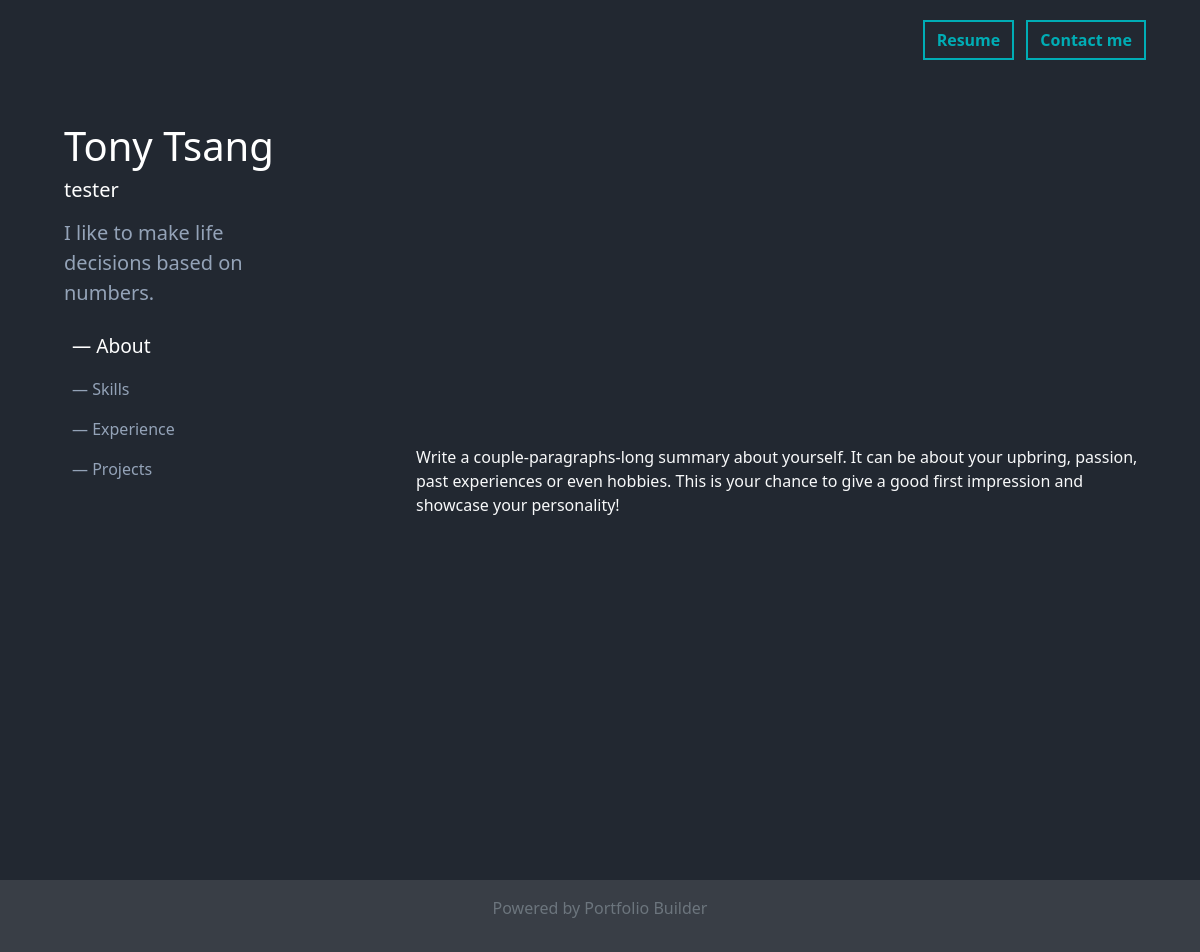
Page /portfolio/tester1234 on the committed database.
### tables this page shows
CREATE TABLE "users"(
    "id" INTEGER PRIMARY KEY AUTOINCREMENT,
    "username" TEXT NOT NULL UNIQUE,
    "password_hash" TEXT NOT NULL,
    "first_name" TEXT NOT NULL,
    "last_name" TEXT NOT NULL,
    "email" TEXT NOT NULL UNIQUE,
    "role" TEXT NOT NULL,
    "headline" TEXT NOT NULL,
    "resume" TEXT
);

CREATE TABLE "about"(
    "user_id" INTEGER PRIMARY KEY,
    "about_me" TEXT,
    FOREIGN KEY ("user_id") REFERENCES "users" ("id")
);

### webapp_prototype/portfolio/routes.py (the view)
@app.route('/portfolio/<username>')
def portfolio(username):
    sql = "SELECT * FROM users JOIN about ON users.id = about.user_id WHERE users.username = :username"
    sql_q = text(sql)
    with db.engine.connect() as connection:
        user = connection.execute(sql_q, {'username': username}).fetchone()
    if not user:
        abort(404, description="User not found")
    user_id = user.id
    sql = "SELECT * FROM tasks WHERE user_id = :user_id"
    sql_q = text(sql)
    with db.engine.connect() as connection:
        user_tasks = connection.execute(sql_q, {'user_id': user_id}).fetchall()
    sql = "SELECT * FROM experience WHERE user_id = :user_id"
    sql_q = text(sql)
    with db.engine.connect() as connection:
        result = connection.execute(sql_q, {'user_id': user_id}).fetchall()
    if result:
        user_experience_list = [
            {
                "experience_id": row.experience_id,
                "start_date": row.start_date,
                "end_date": row.end_date,
                "employer": row.employer,
                "role": row.role,
                "description": row.description,
                "tags": row.tags.split(',') if row.tags else [],
                "start_date_formatted": datetime.strptime(row.start_date, "%Y-%m").strftime("%b-%Y").upper(),
                "end_date_formatted": datetime.strptime(row.end_date, "%Y-%m").strftime("%b-%Y").upper() if row.end_date != 'CURRENT' else row.end_date,
            }
            for row in result
        ]
    else:
        user_experience_list = None
    sql = "SELECT * FROM projects WHERE user_id = :user_id ORDER BY sort_order, project_id"
    sql_q = text(sql)
    with db.engine.connect() as connection:
        user_projects = connection.execute(sql_q, {'user_id': user_id}).fetchall()
    return render_template('portfolio.html', user=user, user_tasks=user_tasks, user_experience_list=user_experience_list, user_projects=user_projects)

### webapp_prototype/portfolio/templates/portfolio.html (shortened to what this page needs)
<!DOCTYPE html>
<html>
<head>
  <link href="https://cdn.jsdelivr.net/npm/bootstrap@5.3.3/dist/css/bootstrap.min.css" rel="stylesheet">
  <link href="https://cdn.jsdelivr.net/npm/quill@2.0.3/dist/quill.snow.css" rel="stylesheet" />
  <link rel="stylesheet" type="text/css" href="{{url_for('static',filename='css/style.css')}}">
</head>
<body>
    <div class="port-container d-flex flex-row-reverse">
            <span><a href="mailto:{{user.email}}" class="contact-btn btn">Contact me</a></span>
            {% if user.resume %}
                <span><a href="{{url_for('static',filename='uploads/' + user.resume)}}" class="contact-btn btn" target="_blank">Resume</a></span>
            {% endif %}
    </div>
    <div class="port-container container-xxl d-flex flex-md-row flex-column">
        <div class="col-md-4 col-12 sticky-header">
            <header class="port-user-info p-3">
                <div class="port-intro">
                    <h1 class="port-name text-white">{{user.first_name}} {{user.last_name}}</h1>
                    <h5 class="port-role text-white">{{user.role}}</h5>
                    <p class="lead port-headline">
                        {{user.headline}}
                    </p>
                </div>
                <nav class="port-nav">
                    <ul class="nav col-12 col-lg-auto me-lg-auto mb-md-0 d-flex flex-row flex-md-column mb-3">
                        <li><a href="#about" class="nav-link px-2 port-nav-link active">— About</a></li>
                        <li><a href="#skills" class="nav-link px-2 port-nav-link">— Skills</a></li>
                        <li><a href="#exp" class="nav-link px-2 port-nav-link">— Experience</a></li>
                        <li><a href="#proj" class="nav-link px-2 port-nav-link">— Projects</a></li>
                    </ul>
                </nav>
            </header>
        </div>
        <main class="col-md-8 col-12 port-main">
            <div class="row g-2">
                <section class="port-about text-light" id="about">
                    {{user.about_me|safe}}
                </section>
        </main>
    </div>
    <footer class="py-3 port-footer">
        <p class="text-center text-secondary">Powered by Portfolio Builder</p>
    </footer>
</body>
</html>

### webapp_prototype/portfolio/static/css/style.css (style rules this page uses)
a { color:#00ADB5; text-decoration: none; }
html { scroll-behavior: smooth; }
main { display: -ms-flexbox; display: -webkit-box; display: flex; -ms-flex-align: center; -ms-flex-pack: center; -webkit-box-align: center; align-items: center; -webkit-box-pack: center; justify-content: center; padding-top: 40px; padding-bottom: 40px; background-color: #f2f4f7; }
.port-container { padding-left: 48px; padding-right: 48px; background-color: #222831; }
.contact-btn { margin: 20px 6px; border-color: #00ADB5; border-radius: 0px; border-width: 2px; color:#00ADB5; font-weight: bold; }
.port-user-info { background-color: #222831; position: sticky; top: 0; height: 100vh; }
.port-name { padding-top: 26px; }
.port-role { padding-bottom: 8px; }
.port-headline { max-width: 250px; color:#94A3B8; }
.port-nav-link { color:#94A3B8; }
.port-nav-link.active { color:#ffff; font-size: larger; }
.port-main { background-color: #222831; padding-top: 0; }
.port-about { padding-top:42px; }
.port-footer { background-color: #393E46; margin: 0px; }

### rows in the picture
users: first_name "Tony", last_name "Tsang", role "tester", headline "I like to make life decisions based on numbers."
about: about_me "Write a couple-paragraphs-long summary about yourself. It can be about your upbring, passion, past experiences or even hobbies. This is your chance to give a good first impression and showcase your personality!"
